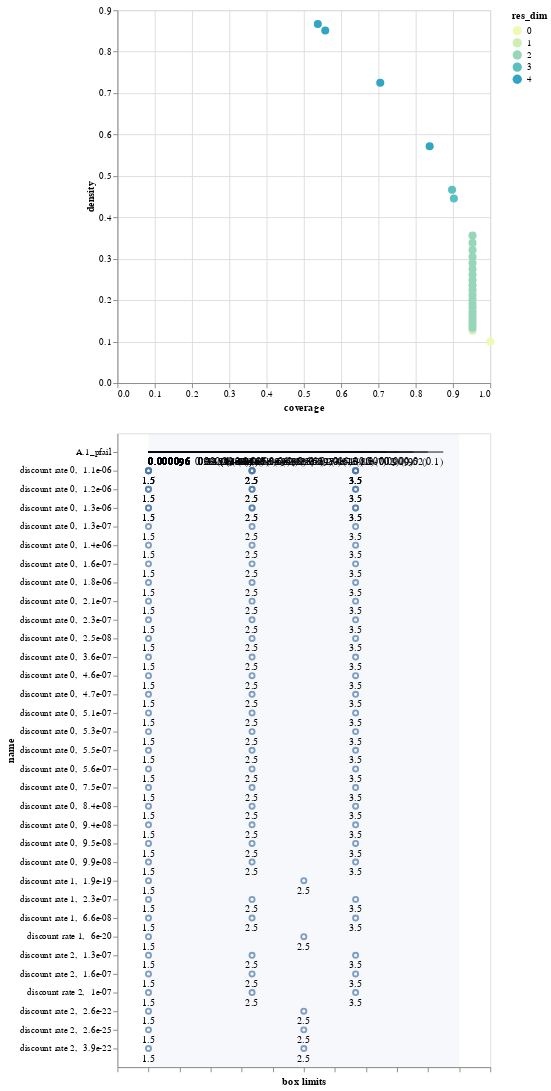

Notebook cell for this chart:
### Code cell
box3.inspect_tradeoff()

### Figure 1 — Vega-Lite specification as saved in the notebook (floating-point values rounded to 4 significant figures)
{"config": {"view": {"continuousWidth": 400, "continuousHeight": 300}}, "vconcat": [{"data": {"name": "data-c372e8331421c3af4c64fc877ee1ca8b"}, "mark": {"type": "circle", "size": 75}, "encoding": {"color": {"type": "ordinal", "field": "res_dim", "scale": {"range": ["#eff9b6", "#d0edb3", "#97d6b9", "#5dc0c0", "#31a5c2", "#1f80b8", "#2354a3", "#21318d"]}}, "opacity": {"condition": {"value": 1, "selection": "selector004"}, "value": 0.4}, "tooltip": [{"type": "ordinal", "field": "id"}, {"type": "quantitative", "field": "coverage", "format": ".2"}, {"type": "quantitative", "field": "density", "format": ".2"}, {"type": "ordinal", "field": "res_dim"}], "x": {"type": "quantitative", "field": "coverage"}, "y": {"type": "quantitative", "field": "density"}}, "height": 400, "selection": {"selector004": {"type": "single", "fields": ["id"]}}, "width": 400}, {"layer": [{"data": {"name": "data-93123c0a1051f4d29486de8da14e4a0c"}, "mark": "rule", "encoding": {"x": {"type": "quantitative", "axis": {"grid": false, "labels": false, "title": "box limits"}, "field": "x_lower", "scale": {"domain": [0, 1], "padding": 0.1}}, "x2": {"field": "x_upper"}, "y": {"type": "nominal", "field": "name", "scale": {"padding": 1.0}}}, "transform": [{"calculate": "(datum.x1-datum.minimum)/(datum.maximum-datum.minimum)", "as": "x_lower"}, {"calculate": "(datum.x2-datum.minimum)/(datum.maximum-datum.minimum)", "as": "x_upper"}, {"filter": {"selection": "selector004"}}], "width": 400}, {"data": {"name": "data-93123c0a1051f4d29486de8da14e4a0c"}, "mark": {"type": "text", "align": "left", "baseline": "top", "dy": 5}, "encoding": {"text": {"type": "ordinal", "field": "text"}, "x": {"type": "quantitative", "axis": {"grid": false, "labels": false, "title": "box limits"}, "field": "x_lower", "scale": {"domain": [0, 1], "padding": 0.1}}, "x2": {"field": "x_upper"}, "y": {"type": "nominal", "field": "name", "scale": {"padding": 1.0}}}, "transform": [{"calculate": "(datum.x1-datum.minimum)/(datum.maximum-datum.minimum)", "as": "x_lower"}, {"calculate": "(datum.x2-datum.minimum)/(datum.maximum-datum.minimum)", "as": "x_upper"}, {"filter": {"selection": "selector004"}}, {"calculate": "datum.qp_lower>0?format(datum.x1, \".2\")+\" (\"+format(datum.qp_lower, \".1~g\")+\")\" :format(datum.x1, \".2\")", "as": "text"}], "width": 400}, {"data": {"name": "data-93123c0a1051f4d29486de8da14e4a0c"}, "mark": {"type": "text", "align": "right", "baseline": "top", "dy": 5}, "encoding": {"text": {"type": "ordinal", "field": "text"}, "x": {"type": "quantitative", "field": "x_upper"}, "x2": {"field": "x_upper"}, "y": {"type": "nominal", "field": "name", "scale": {"padding": 1.0}}}, "transform": [{"calculate": "(datum.x1-datum.minimum)/(datum.maximum-datum.minimum)", "as": "x_lower"}, {"calculate": "(datum.x2-datum.minimum)/(datum.maximum-datum.minimum)", "as": "x_upper"}, {"filter": {"selection": "selector004"}}, {"calculate": "datum.qp_upper>0?format(datum.x2, \".2\")+\" (\"+format(datum.qp_upper, \".1\")+\")\" :format(datum.x2, \".2\")", "as": "text"}], "width": 400}, {"data": {"name": "data-bb8d07f6df3d47a6a475317795287b23"}, "mark": {"type": "rect", "opacity": 0.05}, "encoding": {"x": {"type": "quantitative", "field": "start"}, "x2": {"field": "end"}}}, {"data": {"name": "data-78b1c468afe7a3dc62547ad4b928903b"}, "mark": "point", "encoding": {"x": {"type": "quantitative", "field": "x"}, "y": {"type": "nominal", "field": "name"}}, "transform": [{"filter": {"selection": "selector004"}}], "width": 400}, {"data": {"name": "data-78b1c468afe7a3dc62547ad4b928903b"}, "mark": {"type": "text", "align": "center", "baseline": "top", "dy": 5}, "encoding": {"text": {"type": "nominal", "field": "item"}, "x": {"type": "quantitative", "field": "x"}, "y": {"type": "nominal", "field": "name"}}, "transform": [{"filter": {"selection": "selector004"}}], "width": 400}]}], "$schema": "https://vega.github.io/schema/vega-lite/v4.8.1.json", "datasets": {"data-c372e8331421c3af4c64fc877ee1ca8b": [{"coverage": 1.0, "density": 0.1, "id": 0, "mass": 1.0, "mean": 0.1, "res_dim": 0}, {"coverage": 0.9525, "density": 0.127, "id": 1, "mass": 0.75, "mean": 0.127, "res_dim": 1}, {"coverage": 0.9525, "density": 0.1337, "id": 2, "mass": 0.7125, "mean": 0.1337, "res_dim": 2}, {"coverage": 0.9525, "density": 0.1407, "id": 3, "mass": 0.6767, "mean": 0.1407, "res_dim": 2}, {"coverage": 0.9525, "density": 0.1482, "id": 4, "mass": 0.6428, "mean": 0.1482, "res_dim": 2}, {"coverage": 0.9525, "density": 0.156, "id": 5, "mass": 0.6105, "mean": 0.156, "res_dim": 2}, {"coverage": 0.9525, "density": 0.1643, "id": 6, "mass": 0.5797, "mean": 0.1643, "res_dim": 2}, {"coverage": 0.9525, "density": 0.1729, "id": 7, "mass": 0.5507, "mean": 0.1729, "res_dim": 2}, {"coverage": 0.9525, "density": 0.1821, "id": 8, "mass": 0.523, "mean": 0.1821, "res_dim": 2}, {"coverage": 0.9525, "density": 0.1917, "id": 9, "mass": 0.4968, "mean": 0.1917, "res_dim": 2}, {"coverage": 0.9525, "density": 0.2019, "id": 10, "mass": 0.4718, "mean": 0.2019, "res_dim": 2}, {"coverage": 0.9525, "density": 0.2126, "id": 11, "mass": 0.448, "mean": 0.2126, "res_dim": 2}, {"coverage": 0.9525, "density": 0.2239, "id": 12, "mass": 0.4255, "mean": 0.2239, "res_dim": 2}, {"coverage": 0.9525, "density": 0.2358, "id": 13, "mass": 0.404, "mean": 0.2358, "res_dim": 2}, {"coverage": 0.9525, "density": 0.2482, "id": 14, "mass": 0.3837, "mean": 0.2482, "res_dim": 2}, {"coverage": 0.9525, "density": 0.2613, "id": 15, "mass": 0.3645, "mean": 0.2613, "res_dim": 2}, {"coverage": 0.9525, "density": 0.2751, "id": 16, "mass": 0.3463, "mean": 0.2751, "res_dim": 2}, {"coverage": 0.9525, "density": 0.2897, "id": 17, "mass": 0.3287, "mean": 0.2897, "res_dim": 2}, {"coverage": 0.9525, "density": 0.305, "id": 18, "mass": 0.3123, "mean": 0.305, "res_dim": 2}, {"coverage": 0.9525, "density": 0.3212, "id": 19, "mass": 0.2965, "mean": 0.3212, "res_dim": 2}, {"coverage": 0.9525, "density": 0.3384, "id": 20, "mass": 0.2815, "mean": 0.3384, "res_dim": 2}, {"coverage": 0.9525, "density": 0.3564, "id": 21, "mass": 0.2672, "mean": 0.3564, "res_dim": 2}, {"coverage": 0.9025, "density": 0.4457, "id": 22, "mass": 0.2025, "mean": 0.4457, "res_dim": 3}, {"coverage": 0.8975, "density": 0.4668, "id": 23, "mass": 0.1923, "mean": 0.4668, "res_dim": 3}, {"coverage": 0.8375, "density": 0.5717, "id": 24, "mass": 0.1465, "mean": 0.5717, "res_dim": 4}, {"coverage": 0.705, "density": 0.7249, "id": 25, "mass": 0.09725, "mean": 0.7249, "res_dim": 4}, {"coverage": 0.5575, "density": 0.8511, "id": 26, "mass": 0.0655, "mean": 0.8511, "res_dim": 4}, {"coverage": 0.5375, "density": 0.8669, "id": 27, "mass": 0.062, "mean": 0.8669, "res_dim": 4}], "data-93123c0a1051f4d29486de8da14e4a0c": [{"x1": 9.592e-05, "x2": 0.9489, "name": "A.1_pfail", "id": 2, "minimum": 9.592e-05, "maximum": 0.9999, "qp_lower": -1.0, "qp_upper": 0.1485}, {"x1": 9.592e-05, "x2": 0.8989, "name": "A.1_pfail", "id": 3, "minimum": 9.592e-05, "maximum": 0.9999, "qp_lower": -1.0, "qp_upper": 0.01807}, {"x1": 9.592e-05, "x2": 0.8526, "name": "A.1_pfail", "id": 4, "minimum": 9.592e-05, "maximum": 0.9999, "qp_lower": -1.0, "qp_upper": 0.0008614}, {"x1": 9.592e-05, "x2": 0.8074, "name": "A.1_pfail", "id": 5, "minimum": 9.592e-05, "maximum": 0.9999, "qp_lower": -1.0, "qp_upper": 1.607e-05}, {"x1": 9.592e-05, "x2": 0.7681, "name": "A.1_pfail", "id": 6, "minimum": 9.592e-05, "maximum": 0.9999, "qp_lower": -1.0, "qp_upper": 1.16e-07}, {"x1": 9.592e-05, "x2": 0.7295, "name": "A.1_pfail", "id": 7, "minimum": 9.592e-05, "maximum": 0.9999, "qp_lower": -1.0, "qp_upper": 3.512e-10}, {"x1": 9.592e-05, "x2": 0.6922, "name": "A.1_pfail", "id": 8, "minimum": 9.592e-05, "maximum": 0.9999, "qp_lower": -1.0, "qp_upper": 4.205e-13}, {"x1": 9.592e-05, "x2": 0.6575, "name": "A.1_pfail", "id": 9, "minimum": 9.592e-05, "maximum": 0.9999, "qp_lower": -1.0, "qp_upper": 2.195e-16}, {"x1": 9.592e-05, "x2": 0.6235, "name": "A.1_pfail", "id": 10, "minimum": 9.592e-05, "maximum": 0.9999, "qp_lower": -1.0, "qp_upper": 4.879e-20}, {"x1": 9.592e-05, "x2": 0.5935, "name": "A.1_pfail", "id": 11, "minimum": 9.592e-05, "maximum": 0.9999, "qp_lower": -1.0, "qp_upper": 4.809e-24}, {"x1": 9.592e-05, "x2": 0.5645, "name": "A.1_pfail", "id": 12, "minimum": 9.592e-05, "maximum": 0.9999, "qp_lower": -1.0, "qp_upper": 2.212e-28}, {"x1": 9.592e-05, "x2": 0.5363, "name": "A.1_pfail", "id": 13, "minimum": 9.592e-05, "maximum": 0.9999, "qp_lower": -1.0, "qp_upper": 4.421e-33}, {"x1": 9.592e-05, "x2": 0.5079, "name": "A.1_pfail", "id": 14, "minimum": 9.592e-05, "maximum": 0.9999, "qp_lower": -1.0, "qp_upper": 4.58e-38}, {"x1": 9.592e-05, "x2": 0.482, "name": "A.1_pfail", "id": 15, "minimum": 9.592e-05, "maximum": 0.9999, "qp_lower": -1.0, "qp_upper": 2.27e-43}, {"x1": 9.592e-05, "x2": 0.4565, "name": "A.1_pfail", "id": 16, "minimum": 9.592e-05, "maximum": 0.9999, "qp_lower": -1.0, "qp_upper": 5.64e-49}, {"x1": 9.592e-05, "x2": 0.4343, "name": "A.1_pfail", "id": 17, "minimum": 9.592e-05, "maximum": 0.9999, "qp_lower": -1.0, "qp_upper": 6.061e-55}, {"x1": 9.592e-05, "x2": 0.4133, "name": "A.1_pfail", "id": 18, "minimum": 9.592e-05, "maximum": 0.9999, "qp_lower": -1.0, "qp_upper": 3.563e-61}, {"x1": 9.592e-05, "x2": 0.3916, "name": "A.1_pfail", "id": 19, "minimum": 9.592e-05, "maximum": 0.9999, "qp_lower": -1.0, "qp_upper": 9.664e-68}, {"x1": 9.592e-05, "x2": 0.3737, "name": "A.1_pfail", "id": 20, "minimum": 9.592e-05, "maximum": 0.9999, "qp_lower": -1.0, "qp_upper": 1.238e-74}, {"x1": 9.592e-05, "x2": 0.3541, "name": "A.1_pfail", "id": 21, "minimum": 9.592e-05, "maximum": 0.9999, "qp_lower": -1.0, "qp_upper": 7.739e-82}, {"x1": 9.592e-05, "x2": 0.3541, "name": "A.1_pfail", "id": 22, "minimum": 9.592e-05, "maximum": 0.9999, "qp_lower": -1.0, "qp_upper": 1.192e-81}, {"x1": 9.592e-05, "x2": 0.3365, "name": "A.1_pfail", "id": 23, "minimum": 9.592e-05, "maximum": 0.9999, "qp_lower": -1.0, "qp_upper": 4.209e-88}, {"x1": 9.592e-05, "x2": 0.3365, "name": "A.1_pfail", "id": 24, "minimum": 9.592e-05, "maximum": 0.9999, "qp_lower": -1.0, "qp_upper": 1.385e-87}, {"x1": 9.592e-05, "x2": 0.3365, "name": "A.1_pfail", "id": 25, "minimum": 9.592e-05, "maximum": 0.9999, "qp_lower": -1.0, "qp_upper": 7.703e-85}, {"x1": 9.592e-05, "x2": 0.3365, "name": "A.1_pfail", "id": 26, "minimum": 9.592e-05, "maximum": 0.9999, "qp_lower": -1.0, "qp_upper": 6.239e-78}, {"x1": 9.592e-05, "x2": 0.3256, "name": "A.1_pfail", "id": 27, "minimum": 9.592e-05, "maximum": 0.9999, "qp_lower": -1.0, "qp_upper": 2.174e-78}], "data-bb8d07f6df3d47a6a475317795287b23": [{"start": 0, "end": 1}], "data-78b1c468afe7a3dc62547ad4b928903b": [{"name": "discount rate 0,  1.1e-06", "n_items": 4, "item": 1.5, "id": 1, "x": 0.0}, {"name": "discount rate 0,  1.1e-06", "n_items": 4, "item": 2.5, "id": 1, "x": 0.3333}, {"name": "discount rate 0,  1.1e-06", "n_items": 4, "item": 3.5, "id": 1, "x": 0.6667}, {"name": "discount rate 0,  1.1e-06", "n_items": 4, "item": 1.5, "id": 2, "x": 0.0}, {"name": "discount rate 0,  1.1e-06", "n_items": 4, "item": 2.5, "id": 2, "x": 0.3333}, {"name": "discount rate 0,  1.1e-06", "n_items": 4, "item": 3.5, "id": 2, "x": 0.6667}, {"name": "discount rate 0,  1.3e-06", "n_items": 4, "item": 1.5, "id": 3, "x": 0.0}, {"name": "discount rate 0,  1.3e-06", "n_items": 4, "item": 2.5, "id": 3, "x": 0.3333}, {"name": "discount rate 0,  1.3e-06", "n_items": 4, "item": 3.5, "id": 3, "x": 0.6667}, {"name": "discount rate 0,  1.4e-06", "n_items": 4, "item": 1.5, "id": 4, "x": 0.0}, {"name": "discount rate 0,  1.4e-06", "n_items": 4, "item": 2.5, "id": 4, "x": 0.3333}, {"name": "discount rate 0,  1.4e-06", "n_items": 4, "item": 3.5, "id": 4, "x": 0.6667}, {"name": "discount rate 0,  1.8e-06", "n_items": 4, "item": 1.5, "id": 5, "x": 0.0}, {"name": "discount rate 0,  1.8e-06", "n_items": 4, "item": 2.5, "id": 5, "x": 0.3333}, {"name": "discount rate 0,  1.8e-06", "n_items": 4, "item": 3.5, "id": 5, "x": 0.6667}, {"name": "discount rate 0,  1.3e-06", "n_items": 4, "item": 1.5, "id": 6, "x": 0.0}, {"name": "discount rate 0,  1.3e-06", "n_items": 4, "item": 2.5, "id": 6, "x": 0.3333}, {"name": "discount rate 0,  1.3e-06", "n_items": 4, "item": 3.5, "id": 6, "x": 0.6667}, {"name": "discount rate 0,  1.2e-06", "n_items": 4, "item": 1.5, "id": 7, "x": 0.0}, {"name": "discount rate 0,  1.2e-06", "n_items": 4, "item": 2.5, "id": 7, "x": 0.3333}, {"name": "discount rate 0,  1.2e-06", "n_items": 4, "item": 3.5, "id": 7, "x": 0.6667}, {"name": "discount rate 0,  1.2e-06", "n_items": 4, "item": 1.5, "id": 8, "x": 0.0}, {"name": "discount rate 0,  1.2e-06", "n_items": 4, "item": 2.5, "id": 8, "x": 0.3333}, {"name": "discount rate 0,  1.2e-06", "n_items": 4, "item": 3.5, "id": 8, "x": 0.6667}, {"name": "discount rate 0,  1.1e-06", "n_items": 4, "item": 1.5, "id": 9, "x": 0.0}, {"name": "discount rate 0,  1.1e-06", "n_items": 4, "item": 2.5, "id": 9, "x": 0.3333}, {"name": "discount rate 0,  1.1e-06", "n_items": 4, "item": 3.5, "id": 9, "x": 0.6667}, {"name": "discount rate 0,  1.1e-06", "n_items": 4, "item": 1.5, "id": 10, "x": 0.0}, {"name": "discount rate 0,  1.1e-06", "n_items": 4, "item": 2.5, "id": 10, "x": 0.3333}, {"name": "discount rate 0,  1.1e-06", "n_items": 4, "item": 3.5, "id": 10, "x": 0.6667}, {"name": "discount rate 0,  7.5e-07", "n_items": 4, "item": 1.5, "id": 11, "x": 0.0}, {"name": "discount rate 0,  7.5e-07", "n_items": 4, "item": 2.5, "id": 11, "x": 0.3333}, {"name": "discount rate 0,  7.5e-07", "n_items": 4, "item": 3.5, "id": 11, "x": 0.6667}, {"name": "discount rate 0,  5.6e-07", "n_items": 4, "item": 1.5, "id": 12, "x": 0.0}, {"name": "discount rate 0,  5.6e-07", "n_items": 4, "item": 2.5, "id": 12, "x": 0.3333}, {"name": "discount rate 0,  5.6e-07", "n_items": 4, "item": 3.5, "id": 12, "x": 0.6667}, {"name": "discount rate 0,  4.6e-07", "n_items": 4, "item": 1.5, "id": 13, "x": 0.0}, {"name": "discount rate 0,  4.6e-07", "n_items": 4, "item": 2.5, "id": 13, "x": 0.3333}, {"name": "discount rate 0,  4.6e-07", "n_items": 4, "item": 3.5, "id": 13, "x": 0.6667}, {"name": "discount rate 0,  5.1e-07", "n_items": 4, "item": 1.5, "id": 14, "x": 0.0}, {"name": "discount rate 0,  5.1e-07", "n_items": 4, "item": 2.5, "id": 14, "x": 0.3333}, {"name": "discount rate 0,  5.1e-07", "n_items": 4, "item": 3.5, "id": 14, "x": 0.6667}, {"name": "discount rate 0,  4.7e-07", "n_items": 4, "item": 1.5, "id": 15, "x": 0.0}, {"name": "discount rate 0,  4.7e-07", "n_items": 4, "item": 2.5, "id": 15, "x": 0.3333}, {"name": "discount rate 0,  4.7e-07", "n_items": 4, "item": 3.5, "id": 15, "x": 0.6667}, {"name": "discount rate 0,  5.3e-07", "n_items": 4, "item": 1.5, "id": 16, "x": 0.0}, {"name": "discount rate 0,  5.3e-07", "n_items": 4, "item": 2.5, "id": 16, "x": 0.3333}, {"name": "discount rate 0,  5.3e-07", "n_items": 4, "item": 3.5, "id": 16, "x": 0.6667}, {"name": "discount rate 0,  3.6e-07", "n_items": 4, "item": 1.5, "id": 17, "x": 0.0}, {"name": "discount rate 0,  3.6e-07", "n_items": 4, "item": 2.5, "id": 17, "x": 0.3333}, {"name": "discount rate 0,  3.6e-07", "n_items": 4, "item": 3.5, "id": 17, "x": 0.6667}, {"name": "discount rate 0,  2.3e-07", "n_items": 4, "item": 1.5, "id": 18, "x": 0.0}, {"name": "discount rate 0,  2.3e-07", "n_items": 4, "item": 2.5, "id": 18, "x": 0.3333}, {"name": "discount rate 0,  2.3e-07", "n_items": 4, "item": 3.5, "id": 18, "x": 0.6667}, {"name": "discount rate 0,  2.1e-07", "n_items": 4, "item": 1.5, "id": 19, "x": 0.0}, {"name": "discount rate 0,  2.1e-07", "n_items": 4, "item": 2.5, "id": 19, "x": 0.3333}, {"name": "discount rate 0,  2.1e-07", "n_items": 4, "item": 3.5, "id": 19, "x": 0.6667}, {"name": "discount rate 0,  9.5e-08", "n_items": 4, "item": 1.5, "id": 20, "x": 0.0}, {"name": "discount rate 0,  9.5e-08", "n_items": 4, "item": 2.5, "id": 20, "x": 0.3333}, {"name": "discount rate 0,  9.5e-08", "n_items": 4, "item": 3.5, "id": 20, "x": 0.6667}, {"name": "discount rate 0,  8.4e-08", "n_items": 4, "item": 1.5, "id": 21, "x": 0.0}, {"name": "discount rate 0,  8.4e-08", "n_items": 4, "item": 2.5, "id": 21, "x": 0.3333}, {"name": "discount rate 0,  8.4e-08", "n_items": 4, "item": 3.5, "id": 21, "x": 0.6667}, {"name": "discount rate 0,  1.6e-07", "n_items": 4, "item": 1.5, "id": 22, "x": 0.0}, {"name": "discount rate 0,  1.6e-07", "n_items": 4, "item": 2.5, "id": 22, "x": 0.3333}, {"name": "discount rate 0,  1.6e-07", "n_items": 4, "item": 3.5, "id": 22, "x": 0.6667}, {"name": "discount rate 2,  1e-07", "n_items": 4, "item": 1.5, "id": 22, "x": 0.0}, {"name": "discount rate 2,  1e-07", "n_items": 4, "item": 2.5, "id": 22, "x": 0.3333}, {"name": "discount rate 2,  1e-07", "n_items": 4, "item": 3.5, "id": 22, "x": 0.6667}, {"name": "discount rate 0,  9.9e-08", "n_items": 4, "item": 1.5, "id": 23, "x": 0.0}, {"name": "discount rate 0,  9.9e-08", "n_items": 4, "item": 2.5, "id": 23, "x": 0.3333}, {"name": "discount rate 0,  9.9e-08", "n_items": 4, "item": 3.5, "id": 23, "x": 0.6667}, {"name": "discount rate 2,  1.3e-07", "n_items": 4, "item": 1.5, "id": 23, "x": 0.0}, {"name": "discount rate 2,  1.3e-07", "n_items": 4, "item": 2.5, "id": 23, "x": 0.3333}, {"name": "discount rate 2,  1.3e-07", "n_items": 4, "item": 3.5, "id": 23, "x": 0.6667}, {"name": "discount rate 0,  9.4e-08", "n_items": 4, "item": 1.5, "id": 24, "x": 0.0}, {"name": "discount rate 0,  9.4e-08", "n_items": 4, "item": 2.5, "id": 24, "x": 0.3333}, {"name": "discount rate 0,  9.4e-08", "n_items": 4, "item": 3.5, "id": 24, "x": 0.6667}, {"name": "discount rate 1,  2.3e-07", "n_items": 4, "item": 1.5, "id": 24, "x": 0.0}, {"name": "discount rate 1,  2.3e-07", "n_items": 4, "item": 2.5, "id": 24, "x": 0.3333}, {"name": "discount rate 1,  2.3e-07", "n_items": 4, "item": 3.5, "id": 24, "x": 0.6667}, {"name": "discount rate 2,  1.6e-07", "n_items": 4, "item": 1.5, "id": 24, "x": 0.0}, {"name": "discount rate 2,  1.6e-07", "n_items": 4, "item": 2.5, "id": 24, "x": 0.3333}, {"name": "discount rate 2,  1.6e-07", "n_items": 4, "item": 3.5, "id": 24, "x": 0.6667}, {"name": "discount rate 0,  5.5e-07", "n_items": 4, "item": 1.5, "id": 25, "x": 0.0}, {"name": "discount rate 0,  5.5e-07", "n_items": 4, "item": 2.5, "id": 25, "x": 0.3333}, {"name": "discount rate 0,  5.5e-07", "n_items": 4, "item": 3.5, "id": 25, "x": 0.6667}, {"name": "discount rate 1,  6.6e-08", "n_items": 4, "item": 1.5, "id": 25, "x": 0.0}, {"name": "discount rate 1,  6.6e-08", "n_items": 4, "item": 2.5, "id": 25, "x": 0.3333}, {"name": "discount rate 1,  6.6e-08", "n_items": 4, "item": 3.5, "id": 25, "x": 0.6667}, {"name": "discount rate 2,  2.6e-25", "n_items": 3, "item": 1.5, "id": 25, "x": 0.0}, {"name": "discount rate 2,  2.6e-25", "n_items": 3, "item": 2.5, "id": 25, "x": 0.5}, {"name": "discount rate 0,  1.3e-07", "n_items": 4, "item": 1.5, "id": 26, "x": 0.0}, {"name": "discount rate 0,  1.3e-07", "n_items": 4, "item": 2.5, "id": 26, "x": 0.3333}, {"name": "discount rate 0,  1.3e-07", "n_items": 4, "item": 3.5, "id": 26, "x": 0.6667}, {"name": "discount rate 1,  1.9e-19", "n_items": 3, "item": 1.5, "id": 26, "x": 0.0}, {"name": "discount rate 1,  1.9e-19", "n_items": 3, "item": 2.5, "id": 26, "x": 0.5}, {"name": "discount rate 2,  2.6e-22", "n_items": 3, "item": 1.5, "id": 26, "x": 0.0}, {"name": "discount rate 2,  2.6e-22", "n_items": 3, "item": 2.5, "id": 26, "x": 0.5}, {"name": "discount rate 0,  2.5e-08", "n_items": 4, "item": 1.5, "id": 27, "x": 0.0}, {"name": "discount rate 0,  2.5e-08", "n_items": 4, "item": 2.5, "id": 27, "x": 0.3333}, {"name": "discount rate 0,  2.5e-08", "n_items": 4, "item": 3.5, "id": 27, "x": 0.6667}, {"name": "discount rate 1,  6e-20", "n_items": 3, "item": 1.5, "id": 27, "x": 0.0}, {"name": "discount rate 1,  6e-20", "n_items": 3, "item": 2.5, "id": 27, "x": 0.5}, {"name": "discount rate 2,  3.9e-22", "n_items": 3, "item": 1.5, "id": 27, "x": 0.0}, {"name": "discount rate 2,  3.9e-22", "n_items": 3, "item": 2.5, "id": 27, "x": 0.5}]}}
